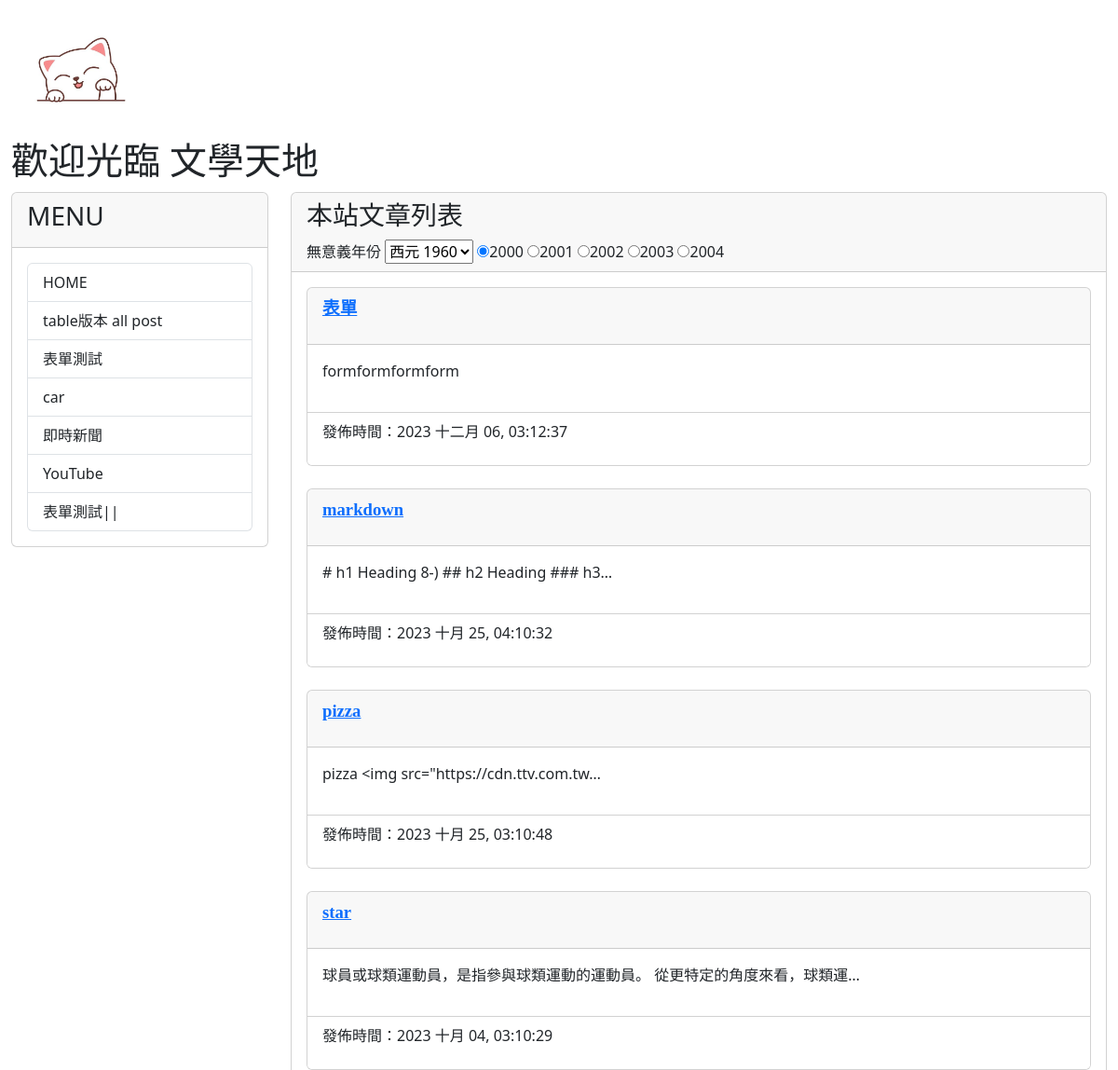
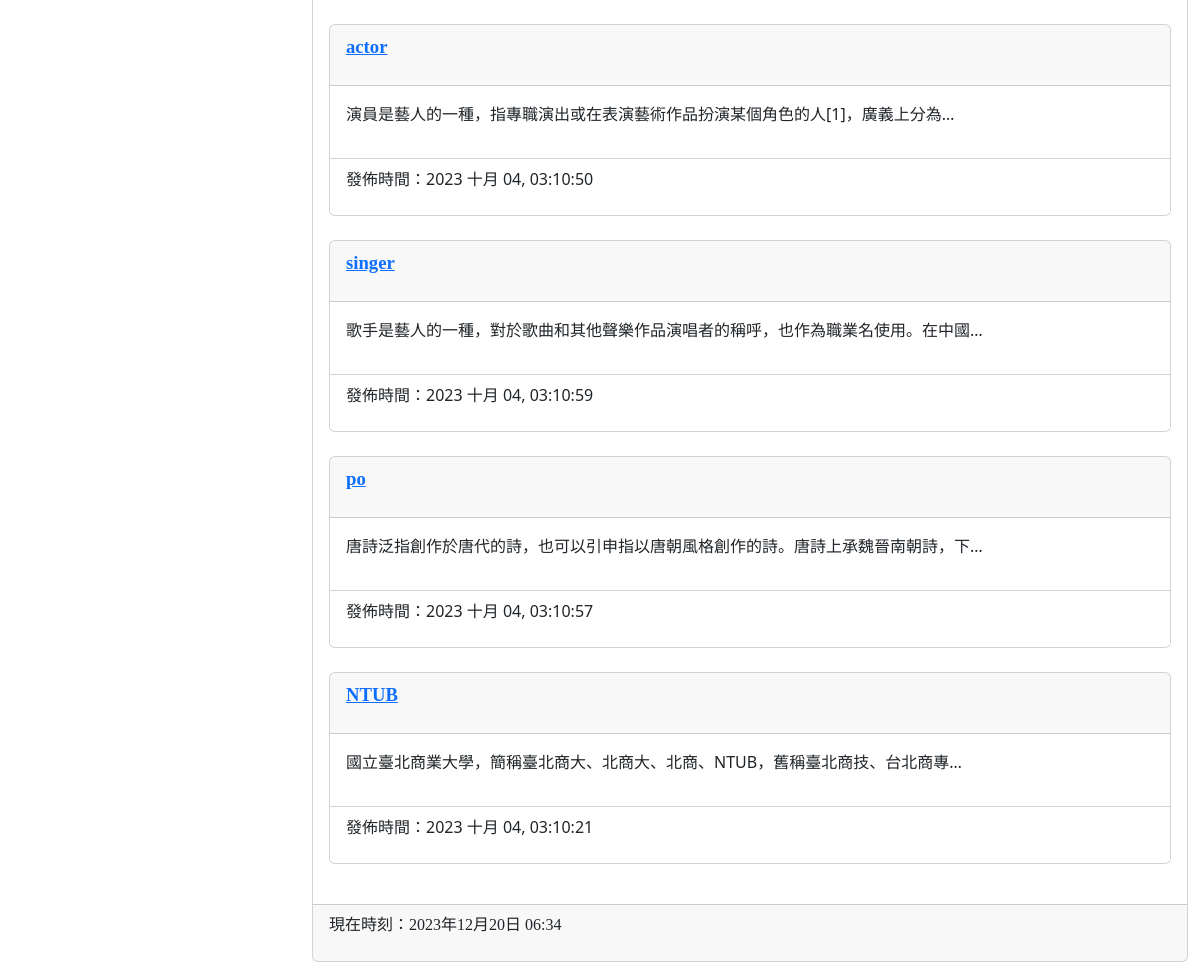
The page / on the database its author committed (2 pictures, top to bottom).
### mysite/models.py (models this page shows, shortened)
class Post(models.Model):
    title = models.CharField(max_length=200) #標題
    slug = models.CharField(max_length=200)  #連結
    body = models.TextField()                #長文字(內文)
    category = models.TextField(null=True)   #裡面已有資料要加null=True
    pub_date = models.DateTimeField(auto_now_add=True) #本文發表的時間
    class Meta:      #'-'反向排序
        ordering = ('-pub_date', ) #排序大到小

### mysite/views.py (the view)
# urls.py: path('',mv.homepage, name="homepage"),
def homepage(request):
    posts = Post.objects.all()
    now = datetime.now()
    hour = now.timetuple().tm_hour
    years = range(1960,2024)  #1960~2023
    return render(request ,'index.html', locals())

### mysite/templates/index.html (shortened to what this page needs)
{% extends "base2.html" %}
{% block headmessage%}
<h3 style='font-family:標楷體;'>本站文章列表</h3>
<label for="byear">無意義年份</label>
<select name="byear">
    {% for year in years %}
    <option value="{{year}}">西元 {{year}}</option>
    {% endfor %}
</select>
<input type='radio' name='ryear' checked>2000</input>
<input type='radio' name='ryear' >2001</input>
<input type='radio' name='ryear' >2002</input>
<input type='radio' name='ryear' >2003</input>
<input type='radio' name='ryear' >2004</input>
{% endblock headmessage %}
{% block content%}
{% for post in posts %}
<div class='card'>
     <div class='card-header'>
         <p style='font-family:微軟正黑體;font-size:14pt;font-weight:bold;'>
            <a href={% url 'showpost' post.slug %}>{{ post.title }}</a>    {% comment %} 等於 <a href='/post/{{post.slug}}'>{{ post.title }}</a> {% endcomment %}
         </p>
      </div>
      <div class='card-body' style='background-color:#ffffff'>
          <p>
             {{ post.body | truncatechars:40 }}
          </p>
      </div>
      <div class='card-footer'  style='background-color:#ffffff'>
          <p>
              發佈時間：{{ post.pub_date | date:"Y M d, h:m:s"}}
          </p>
      </div>
  </div>
  <br>
  {% endfor %}
{% endblock%}

### rows shown on the page
Post: title "表單", body "formformformform", pub_date "2023 十二月 06, 03:12:37"
Post: title "markdown", body "# h1 Heading 8-) ## h2 Heading ### h3…", pub_date "2023 十月 25, 04:10:32"
Post: title "pizza", body "pizza <img src=\"https://cdn.ttv.com.tw…", pub_date "2023 十月 25, 03:10:48"
Post: title "star", body "球員或球類運動員，是指參與球類運動的運動員。 從更特定的角度來看，球類運…", pub_date "2023 十月 04, 03:10:29"
Post: title "actor", body "演員是藝人的一種，指專職演出或在表演藝術作品扮演某個角色的人[1]，廣義上分為…", pub_date "2023 十月 04, 03:10:50"
Post: title "singer", body "歌手是藝人的一種，對於歌曲和其他聲樂作品演唱者的稱呼，也作為職業名使用。在中國…", pub_date "2023 十月 04, 03:10:59"
Post: title "po", body "唐詩泛指創作於唐代的詩，也可以引申指以唐朝風格創作的詩。唐詩上承魏晉南朝詩，下…", pub_date "2023 十月 04, 03:10:57"
Post: title "NTUB", body "國立臺北商業大學，簡稱臺北商大、北商大、北商、NTUB，舊稱臺北商技、台北商專…", pub_date "2023 十月 04, 03:10:21"
